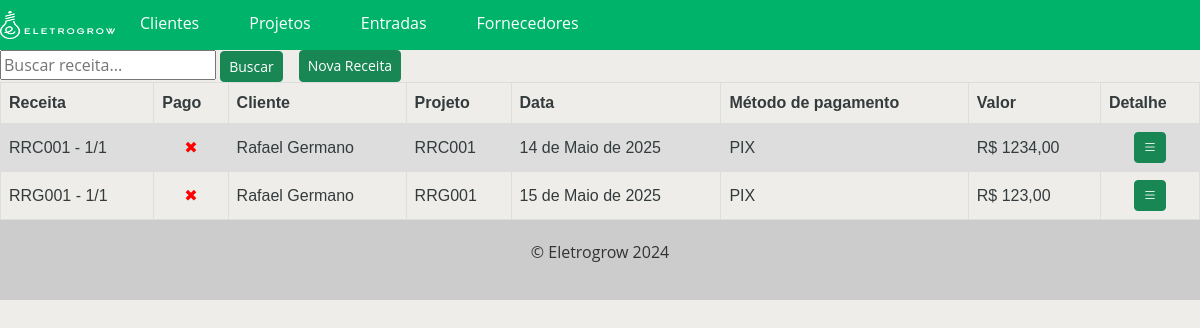
/inflow/, run on the app's committed database.
### inflows/models.py (models this page shows, shortened)
class ModelInflow(models.Model):
    income = models.CharField(max_length=15, unique=True, verbose_name='Receita')
    paid = models.BooleanField(default=False, verbose_name='Pago')
    project = models.ForeignKey(ModelProject, on_delete=models.CASCADE, related_name='inflows', verbose_name='Projeto', blank=True, null=True)
    due_date = models.DateField(verbose_name='Data', default=now)
    payment_method = models.CharField(choices=METHOD_CHOICES, default='PIX', verbose_name='Método de pagamento')
    value = models.FloatField(verbose_name='Valor')

### projects/models.py (models this page shows)
class ModelProject(models.Model):
    name = models.CharField(max_length=6, unique=True, verbose_name='Nome')
    client = models.ForeignKey(ModelClient, on_delete=models.CASCADE, related_name='projects', verbose_name='Cliente')
    start_project = models.DateField(blank=True, null=True, verbose_name='Início do projeto')
    start_work = models.DateField(blank=True, null=True, verbose_name='Início da obra')
    end_project = models.DateField(blank=True, null=True, verbose_name='Fim de projeto/obra')
    parcel = models.PositiveIntegerField(default=1, verbose_name='Parcelas')
    value = models.FloatField(blank=True, null=True, verbose_name='Valor')
    due_date = models.DateField(blank=True, null=True, verbose_name='Data de vencimento')
    def __str__(self):
        return self.name

### clients/models.py (models this page shows, shortened)
class ModelClient(models.Model):
    name = models.CharField(max_length=300, unique=True, verbose_name='Nome')
    phone = PhoneNumberField(blank=True, null=True, region='BR', verbose_name='Telefone')
    email = models.EmailField(blank=True, null=True, verbose_name='E-mail')
    address = models.CharField(blank=True, null=True, verbose_name='Endereço')
    neighborhood = models.CharField(blank=True, null=True, verbose_name='Bairro')
    city = models.CharField(blank=True, null=True, verbose_name='Cidade')
    state = BRStateField(blank=True, null=True, verbose_name='Estado')
    cep = BRPostalCodeField(blank=True, null=True, verbose_name='CEP')
    cpf = BRCPFField(blank=True, null=True, verbose_name='CPF')
    cnpj = BRCNPJField(blank=True, null=True, verbose_name='CNPJ')
    def __str__(self):
        return self.name

### inflows/views.py (the view)
# urls.py: path('', ListInflow.as_view(), name='inflow'),
class ListInflow(ListView):
    model = ModelInflow
    template_name = 'inflow.html'
    context_object_name = 'inflows'
    def get_queryset(self):
        inflows = super().get_queryset().order_by('paid', 'due_date',)
        search = self.request.GET.get('search')
        if search:
            inflows = inflows.filter(income__icontains=search)
        return inflows

### inflows/templates/inflow.html (shortened to what this page needs)
{% extends "base.html"  %}
{% block content %}
<div class="top-line">
<form method="GET" action="{% url 'inflow' %}">
    <input type="text" name="search" placeholder="Buscar receita...">
    <button type="submit"; class="btn btn-success btn-sm">Buscar</button>
</form>
    <a href="{% url 'new_inflow' %}" class="btn btn-success btn-sm">Nova Receita</a>
</div>
<div class="inflow-list">
  {% if inflows %}
      {% if request.user_agent.is_mobile %}
         <table>
          <tr>
            <th>Receita</th>
            <th>Valor</th>
            <th>Detalhe</th>
          </tr>
          {% for inflow in inflows %}
          <tr>
            <td>{{inflow.income}}</td>
            <td>{{inflow.value}}</td>
              <td>
                  <div class="update-button"; style="text-align:center">
                      <a href="{% url 'detail_inflow' pk=inflow.pk %}" class="btn btn-success btn-sm">
                        <i class="bi bi-list"></i>
                      </a>
                  </div>
              </td>
          </tr>
           {% endfor %}
         </table>
      {% else  %}
        <table>
          <tr>
            <th>Receita</th>
            <th>Pago</th>
            <th>Cliente</th>
            <th>Projeto</th>
            <th>Data</th>
            <th>Método de pagamento</th>
            <th>Valor</th>
            <th>Detalhe</th>
          </tr>
          {% for inflow in inflows %}
          <tr>
            <td>{{inflow.income}}</td>
            <td style="text-align: center; color: {% if inflow.paid %}green{% else %}red{% endif %};">
                {% if inflow.paid %} ✔ {% else %} ✖ {% endif %}
            </td>
            <td>{{inflow.project.client|default_if_none:"-"}}</td>
            <td>{{inflow.project|default_if_none:"-"}}</td>
            <td>{{inflow.due_date}}</td>
            <td>{{inflow.payment_method}}</td>
            <td>R$ {{inflow.value|floatformat:2}}</td>
              <td>
                  <div class="update-button"; style="text-align:center">
                      <a href="{% url 'detail_inflow' pk=inflow.pk %}" class="btn btn-success btn-sm">
                        <i class="bi bi-list"></i>
                      </a>
                  </div>
              </td>
          </tr>
          {% endfor %}
        </table>
    {% endif %}
  {% endif %}
</div>
{% endblock %}

### app/templates/base.html (shortened to what this page needs)
<!DOCTYPE html>
<html lang="en">
<head>
  <link rel="stylesheet" href="https://cdn.jsdelivr.net/npm/bootstrap@5.3.2/dist/css/bootstrap.min.css">
  <link rel="stylesheet" href="https://cdn.jsdelivr.net/npm/bootstrap-icons@1.3.0/font/bootstrap-icons.css">
</head>
{% load user_agents %}
{% load static %}
<body>
  <header>
    <nav>
      <ul>
        <img type="image" src="{% static 'nav/eg-logo-branco-transp.png' %}" width="115" height="28" unselectable="on">
        <li><a href="{% url 'client' %}">Clientes</a></li>
        <li><a href="{% url 'project' %}">Projetos</a></li>
        <li><a href="{% url 'inflow' %}">Entradas</a></li>
        <li><a href="{% url 'supplier' %}">Fornecedores</a></li>
      </ul>
    </nav>
  </header>
  <main>
    {% block content %}
    {% endblock %}
  </main>
  <footer>
    <p>&copy; Eletrogrow 2024</p>
  </footer>
</body>
</html>

### app/templates/base.html (style rules this page uses)
body { font-family: 'Open Sans', sans-serif; color: light-dark(#333b3c, #efefec); background-color: light-dark(#efedea, #223a2c); margin: 0; padding: 0; }
header { background-color: #0096c7; color: #fff; text-align: center; }
footer { background-color: #ccc; color: #333; padding: 20px; text-align: center; }
nav { background-color: #00B36A; color: #fff; height: 50px; display: flex; justify-content: space-between; align-items: center; }
nav ul { list-style: none; margin: 0; padding: 0; display: flex; }
nav ul li { margin: 0 10px; }
nav ul li a { color: #fff; text-decoration: none; font-size: 16px; padding: 15px; transition: all 0.3s ease; }

### inflows/templates/inflow.html (style rules this page uses)
table { font-family: arial, sans-serif; border-collapse: collapse; width: 100%; }
td, th { border: 1px solid #dddddd; text-align: left; padding: 8px; }
tr:nth-child(even) { background-color: #dddddd; }
.top-line { display:flex; gap: 16px; }

### data on the page
ModelInflow: income "RRC001 - 1/1", project.client "Rafael Germano", project "RRC001", due_date "14 de Maio de 2025", payment_method "PIX", value "1234,00"
ModelInflow: income "RRG001 - 1/1", project.client "Rafael Germano", project "RRG001", due_date "15 de Maio de 2025", payment_method "PIX", value "123,00"
